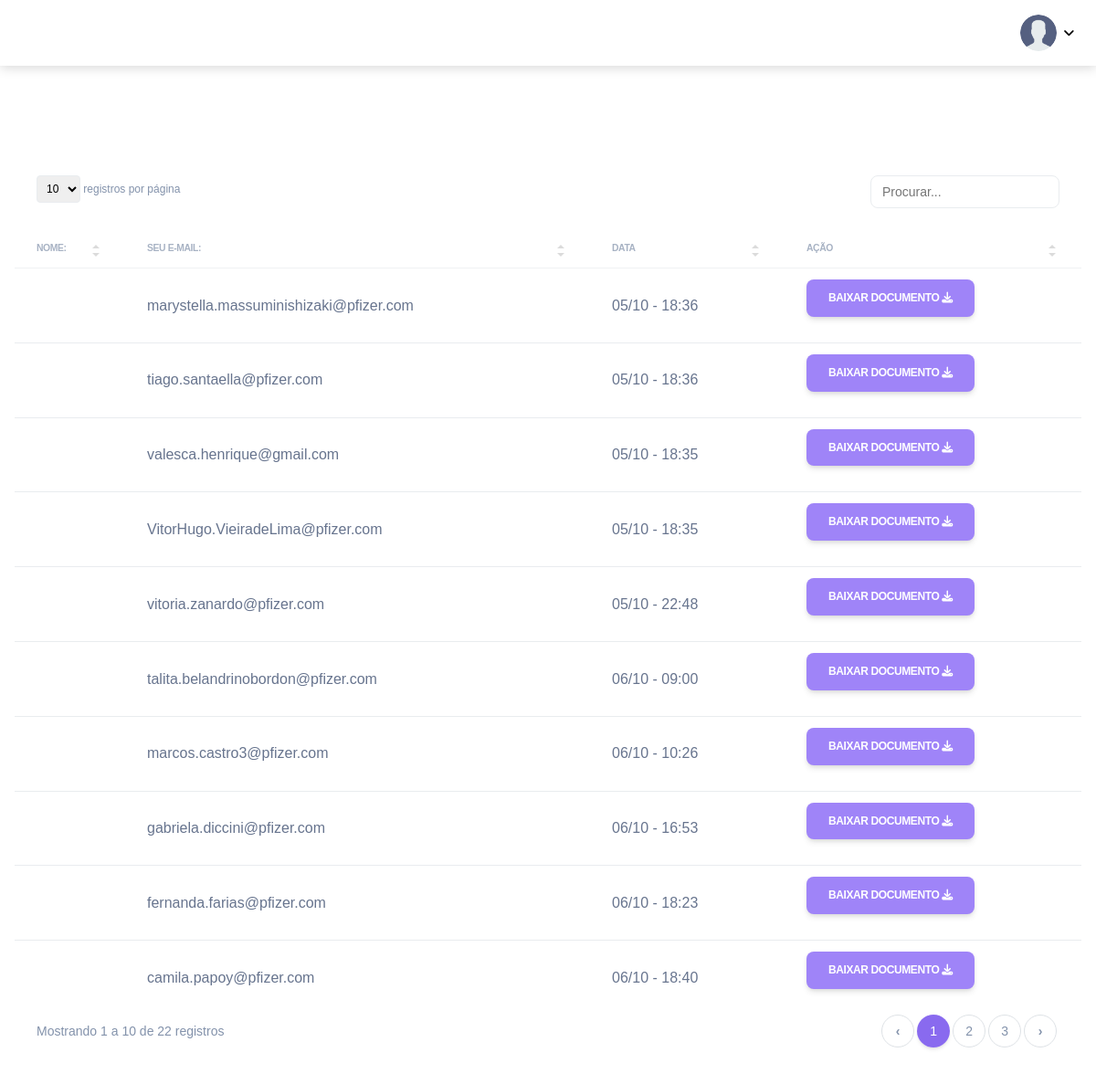
Screenshot of /admin-inscricao/dashboard.php (signed in) with the database file from the repository.
### tables this page shows
CREATE TABLE `usuario` (
  `id` int(11) NOT NULL,
  `nome` varchar(200) NOT NULL,
  `email` varchar(100) DEFAULT NULL,
  `email_responsavel` varchar(500) DEFAULT NULL,
  `area_atuacao` varchar(500) DEFAULT NULL,
  `pergunta_1` longtext NOT NULL,
  `pergunta_2` longtext NOT NULL,
  `pergunta_3` longtext NOT NULL,
  `pergunta_4` longtext NOT NULL,
  `pergunta_5` longtext NOT NULL,
  `arquivo` varchar(100) NOT NULL,
  `data_insert` timestamp NOT NULL DEFAULT current_timestamp() ON UPDATE current_timestamp()
);

### assets/php/select_users_inscricao.php (called while the page is built)
<?php
$select_view_users = "
SELECT
usuario.email AS `pessoa_email`,
usuario.email_responsavel AS `email_responsavel`,
usuario.data_insert AS `data`,
usuario.arquivo AS `arquivo`
FROM usuario
";

### admin-inscricao/dashboard.php (the view, shortened to what this page needs)
<?php
require_once("../assets/php/config.php");
require_once("../assets/php/select_users_inscricao.php");
$result_view_users = mysqli_query($link, $select_view_users);
?>
<!DOCTYPE html>
<html lang="pt-br">
<head>
	<link rel="stylesheet" href="../assets/css/simple-datatables.css" />
	<link rel="stylesheet" href="../assets/css/soft-ui-dashboard.css" />
</head>
<body>
	<nav class="navbar navbar-dark bg-white navbar-expand-sm">
		<div class="collapse navbar-collapse justify-content-end" id="navbar-list-4">
			<ul class="navbar-nav">
				<li class="nav-item dropdown">
					<a class="nav-link dropdown-toggle" href="#" id="navbarDropdownMenuLink" role="button"
						data-toggle="dropdown" aria-haspopup="true" aria-expanded="false">
						<img src="user.png" width="40" height="40" class="rounded-circle">
					</a>
				</li>
			</ul>
		</div>
	</nav>
	<div class="card-body p-3" style="margin-top: 5rem">
		<div class="table-responsive">
			<table class="table table-flush reposive" id="datatable-search" width="10%">
				<button type="button" class="btn btn-excel d-none" id="btnExport"
					onclick="tableToExcel('datatable-search', 'name', 'dados.xls')">export excel </button>
				<thead class="thead-light">
					<tr class="text-center">
						<th>Nome:</th>
						<th>Seu E-mail:</th>
						<th>Data</th>
						<th>Ação</th>
					</tr>
				</thead>
				<tbody>
					<?php
					while ($row = mysqli_fetch_array($result_view_users)) {
						$file = $row['arquivo'];
						$data = $row['data'];
						$timestamp = strtotime($data);
						$timestamp -= 3 * 60 * 60;
						$dataFormatada = date("d/m - H:i", $timestamp);
						?>
						<tr>
							<td>
							</td>
							<td>
								<?= $row['pessoa_email'] ?>
							</td>
							<td>
								<?= $dataFormatada ?>
							</td>
							<td>
								<a href="https://crosspollination.com.br/assets/php/uploads/<?= rawurlencode($file) ?>"
									class="btn btn-primary">
									BAIXAR DOCUMENTO
									<i class="fa-solid fa-download"></i>
								</a>
							</td>
						</tr>
						<?php
					}
					?>
				</tbody>
			</table>
		</div>
	</div>
</body>
</html>

### assets/css/simple-datatables.css (style rules this page uses)
.dataTable-table { max-width:100%;width:100%;border-spacing:0;border-collapse:separate }
.dataTable-table>tbody>tr>td,.dataTable-table>tbody>tr>th,.dataTable-table>tfoot>tr>td,.dataTable-table>tfoot>tr>th,.dataTable-table>thead>tr>td,.dataTable-table>thead>tr>th { vertical-align:top;padding:8px 10px }
.dataTable-table>thead>tr>th { vertical-align:bottom;text-align:left;border-bottom:1px solid #d9d9d9 }
.dataTable-table>tfoot>tr>th,.dataTable-table th { vertical-align:bottom;text-align:left }
.dataTable-wrapper .dataTable-container .table thead tr th { padding:.75rem 1.5rem;opacity:.7;font-weight:bolder;color:#8392ab;text-transform:uppercase;font-size:.65rem }
.dataTable-wrapper .dataTable-container .table tbody tr td { padding:.75rem 1.5rem }
.dataTable-table tbody td,.dataTable-table tbody th,.dataTable-table tfoot td,.dataTable-table tfoot th,.dataTable-table thead td,.dataTable-table thead th { vertical-align:middle!important }

### admin-inscricao/dashboard.php (style rules this page uses)
body { font-family: sans-serif !important; }
.btn-primary { background-color: #9f84f8 !important; }
.btn-excel { position: absolute; left: 300px; top: 190px; background: #175c37; color: #fff; display: flex; align-items: center; gap: 10px; }
.navbar-dark .navbar-nav .nav-link { color: #000; }

### rows the page displays
usuario: email "marystella.massuminishizaki@pfizer.com", dataFormatada "05/10 - 18:36"
usuario: email "tiago.santaella@pfizer.com", dataFormatada "05/10 - 18:36"
usuario: email "valesca.henrique@gmail.com", dataFormatada "05/10 - 18:35"
usuario: email "VitorHugo.VieiradeLima@pfizer.com", dataFormatada "05/10 - 18:35"
usuario: email "vitoria.zanardo@pfizer.com", dataFormatada "05/10 - 22:48"
usuario: email "talita.belandrinobordon@pfizer.com", dataFormatada "06/10 - 09:00"
usuario: email "marcos.castro3@pfizer.com", dataFormatada "06/10 - 10:26"
usuario: email "gabriela.diccini@pfizer.com", dataFormatada "06/10 - 16:53"
usuario: email "fernanda.farias@pfizer.com", dataFormatada "06/10 - 18:23"
usuario: email "camila.papoy@pfizer.com", dataFormatada "06/10 - 18:40"
